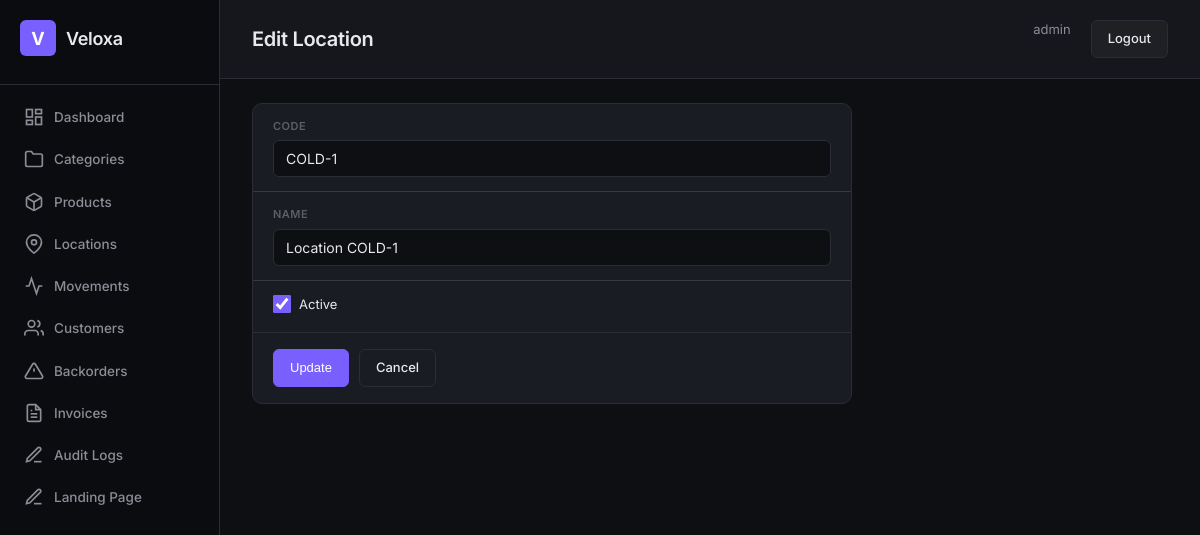
/locations/6/edit/ (signed in), run on the app's committed database.
### apps/accounts/models.py (models this page shows, shortened)
class User(AbstractUser):
    objects = TenantAwareUserManager()
    ROLE_CHOICES = [
        ("super_admin", "Super Admin"),
        ("warehouse_manager", "Warehouse Manager"),
        ("auditor", "Auditor"),
        ("viewer", "Read-Only Viewer"),
    ]
    role = models.CharField(max_length=32, choices=ROLE_CHOICES, default="viewer")
    phone = models.CharField(max_length=20, blank=True)
    tenant = models.ForeignKey(
        "tenants.Tenant", on_delete=models.CASCADE,
        null=True, blank=True, related_name="users",
    )
    class Meta:
        db_table = "accounts_user"
        verbose_name = "User"
        verbose_name_plural = "Users"

### apps/warehouse/models/location.py (models this page shows, shortened)
class Location(models.Model):
    code = models.CharField(max_length=16, unique=True, db_index=True)
    name = models.CharField(max_length=255)
    is_active = models.BooleanField(default=True)
    tenant = models.ForeignKey(
        "tenants.Tenant", on_delete=models.CASCADE,
        null=True, blank=True, related_name="%(class)s_set",
    )
    objects = TenantAwareManager()
    class Meta:
        db_table = "warehouse_location"
        ordering = ["code"]

### config/views.py (the view, shortened to what this page needs)
# urls.py: path("locations/<int:pk>/edit/", views.location_update, name="location-update"),
@login_required
def location_update(request, pk):
    location = get_object_or_404(Location, pk=pk)
    return render(request, "location_form.html", {"location": location})

### apps/accounts/models.py (called while the page is built)
    def get_queryset(self):
        from apps.tenants.utils import get_current_tenant_id
        qs = super().get_queryset()
        tenant_id = get_current_tenant_id()
        if tenant_id is not None:
            return qs.filter(tenant_id=tenant_id)
        return qs

### apps/tenants/managers.py (called while the page is built)
    def get_queryset(self):
        qs = super().get_queryset()
        tenant_id = get_current_tenant_id()
        if tenant_id is not None:
            return qs.filter(tenant_id=tenant_id)
        return qs

### apps/tenants/utils.py (called while the page is built)
def set_current_tenant(tenant):
    _thread_local.tenant = tenant

def get_current_tenant():
    return getattr(_thread_local, "tenant", None)

def get_current_tenant_id():
    tenant = get_current_tenant()
    return tenant.id if tenant else None

### templates/location_form.html (shortened to what this page needs)
{% extends 'base.html' %}{% block page_title %}{% if location %}Edit Location{% else %}New Location{% endif %}{% endblock %}
{% block content %}
<div class="card form-card"><form method="post">{% csrf_token %}
  <div class="form-group"><label class="form-label">Code</label><input class="form-control" name="code" value="{{ location.code|default:'' }}" required></div>
  <div class="form-group"><label class="form-label">Name</label><input class="form-control" name="name" value="{{ location.name|default:'' }}" required></div>
  <div class="form-check"><input type="checkbox" name="is_active" id="is_active" {% if location.is_active or not location %}checked{% endif %}><label for="is_active">Active</label></div>
  <div class="form-actions"><button type="submit" class="btn btn-primary">{% if location %}Update{% else %}Create{% endif %}</button><a href="{% url 'location-list' %}" class="btn">Cancel</a></div>
</form></div>
{% endblock %}

### templates/base.html (shortened to what this page needs)
{% load static %}
<!DOCTYPE html>
<html lang="en">
<head>
  <link rel="stylesheet" href="{% static 'css/style.css' %}">
</head>
<body>
  <div class="layout">
    <aside class="sidebar">
      <div class="sidebar-brand">
        <div class="brand-icon">V</div>
        <span class="brand-text">Veloxa</span>
      </div>
      <nav class="sidebar-nav">
        <a href="{% url 'dashboard' %}" class="nav-item {% if active == 'dashboard' %}active{% endif %}">
          <svg width="20" height="20" viewBox="0 0 24 24" fill="none" stroke="currentColor" stroke-width="2"><rect x="3" y="3" width="7" height="9"/><rect x="14" y="3" width="7" height="5"/><rect x="14" y="12" width="7" height="9"/><rect x="3" y="16" width="7" height="5"/></svg>
          Dashboard
        </a>
        <a href="{% url 'category-list' %}" class="nav-item {% if active == 'categories' %}active{% endif %}">
          <svg width="20" height="20" viewBox="0 0 24 24" fill="none" stroke="currentColor" stroke-width="2"><path d="M22 19a2 2 0 0 1-2 2H4a2 2 0 0 1-2-2V5a2 2 0 0 1 2-2h5l2 3h9a2 2 0 0 1 2 2z"/></svg>
          Categories
        </a>
        <a href="{% url 'product-list' %}" class="nav-item {% if active == 'products' %}active{% endif %}">
          Products
        </a>
        <a href="{% url 'location-list' %}" class="nav-item {% if active == 'locations' %}active{% endif %}">
          <svg width="20" height="20" viewBox="0 0 24 24" fill="none" stroke="currentColor" stroke-width="2"><path d="M21 10c0 7-9 13-9 13s-9-6-9-13a9 9 0 0 1 18 0z"/><circle cx="12" cy="10" r="3"/></svg>
          Locations
        </a>
        <a href="{% url 'movement-list' %}" class="nav-item {% if active == 'movements' %}active{% endif %}">
          <svg width="20" height="20" viewBox="0 0 24 24" fill="none" stroke="currentColor" stroke-width="2"><polyline points="22 12 18 12 15 21 9 3 6 12 2 12"/></svg>
          Movements
        </a>
        <a href="{% url 'customer-list' %}" class="nav-item {% if active == 'customers' %}active{% endif %}">
          <svg width="20" height="20" viewBox="0 0 24 24" fill="none" stroke="currentColor" stroke-width="2"><path d="M17 21v-2a4 4 0 0 0-4-4H5a4 4 0 0 0-4 4v2"/><circle cx="9" cy="7" r="4"/><path d="M23 21v-2a4 4 0 0 0-3-3.87"/><path d="M16 3.13a4 4 0 0 1 0 7.75"/></svg>
          Customers
        </a>
        <a href="{% url 'backorder-list' %}" class="nav-item {% if active == 'backorders' %}active{% endif %}">
          <svg width="20" height="20" viewBox="0 0 24 24" fill="none" stroke="currentColor" stroke-width="2"><path d="M10.29 3.86L1.82 18a2 2 0 0 0 1.71 3h16.94a2 2 0 0 0 1.71-3L13.71 3.86a2 2 0 0 0-3.42 0z"/><line x1="12" y1="9" x2="12" y2="13"/><line x1="12" y1="17" x2="12.01" y2="17"/></svg>
          Backorders
        </a>
        <a href="{% url 'invoice-list' %}" class="nav-item {% if active == 'invoices' %}active{% endif %}">
          <svg width="20" height="20" viewBox="0 0 24 24" fill="none" stroke="currentColor" stroke-width="2"><path d="M14 2H6a2 2 0 0 0-2 2v16a2 2 0 0 0 2 2h12a2 2 0 0 0 2-2V8z"/><polyline points="14 2 14 8 20 8"/><line x1="16" y1="13" x2="8" y2="13"/><line x1="16" y1="17" x2="8" y2="17"/><polyline points="10 9 9 9 8 9"/></svg>
          Invoices
        </a>
        <a href="{% url 'audit-log-list' %}" class="nav-item {% if active == 'audit' %}active{% endif %}">
          <svg width="20" height="20" viewBox="0 0 24 24" fill="none" stroke="currentColor" stroke-width="2"><path d="M12 20h9"/><path d="M16.5 3.5a2.121 2.121 0 0 1 3 3L7 19l-4 1 1-4L16.5 3.5z"/></svg>
          Audit Logs
        </a>
        <a href="{% url 'landing-manage' %}" class="nav-item {% if active == 'landing' %}active{% endif %}">
          <svg width="20" height="20" viewBox="0 0 24 24" fill="none" stroke="currentColor" stroke-width="2"><path d="M12 20h9"/><path d="M16.5 3.5a2.121 2.121 0 0 1 3 3L7 19l-4 1 1-4L16.5 3.5z"/></svg>
          Landing Page
        </a>
      </nav>
    </aside>
    <main class="main">
      <header class="topbar">
        <h1 class="page-title">{% block page_title %}Dashboard{% endblock %}</h1>
        <div class="topbar-right">
          <a href="{% url 'profile' %}" style="color:var(--text-secondary);font-size:13px;margin-right:12px;text-decoration:none">{{ request.user.username }}</a>
          <a href="{% url 'logout' %}" class="btn btn-glass">Logout</a>
        </div>
      </header>
      <div class="content">
        {% block content %}{% endblock %}
      </div>
    </main>
  </div>
</body>
</html>

### static/css/style.css (style rules this page uses)
:root { --bg-primary: #0e0f13; --bg-secondary: #15171c; --bg-card: #1a1c23; --bg-card-hover: #1f2129; --bg-sidebar: #0b0c0f; --border: #2a2d36; --border-light: #363944; --text-primary: #e8e8ed; --text-secondary: #8b8d97; --text-muted: #5c5e68; --accent: #7a5fff; --accent-hover: #6b50e8; --accent-glow: rgba(122, 95, 255, 0.15); --success: #2ed573; --warning: #ffa502; --danger: #ff4757; --info: #3b82f6; --radius: 10px; --radius-sm: 6px; --shadow: 0 2px 8px rgba(0,0,0,.3); }
* { margin: 0; padding: 0; box-sizing: border-box; }
body { font-family: "Inter", -apple-system, BlinkMacSystemFont, sans-serif; background: var(--bg-primary); color: var(--text-primary); font-size: 14px; line-height: 1.5; }
.layout { display: flex; min-height: 100vh; }
.sidebar { width: 220px; background: var(--bg-sidebar); border-right: 1px solid var(--border); padding: 0; display: flex; flex-direction: column; position: fixed; top: 0; left: 0; height: 100vh; z-index: 100; backdrop-filter: blur(12px); }
.sidebar-brand { display: flex; align-items: center; gap: 10px; padding: 20px 20px 28px; border-bottom: 1px solid var(--border); }
.brand-icon { width: 36px; height: 36px; background: var(--accent); border-radius: var(--radius-sm); display: flex; align-items: center; justify-content: center; font-weight: 700; font-size: 18px; color: #fff; }
.brand-text { font-size: 18px; font-weight: 600; letter-spacing: -.3px; }
.sidebar-nav { padding: 12px 10px; display: flex; flex-direction: column; gap: 2px; }
.nav-item { display: flex; align-items: center; gap: 10px; padding: 10px 14px; color: var(--text-secondary); text-decoration: none; border-radius: var(--radius-sm); font-size: 13.5px; font-weight: 500; transition: all .15s; }
.main { margin-left: 220px; flex: 1; padding: 0; }
.topbar { display: flex; align-items: center; justify-content: space-between; padding: 20px 32px; border-bottom: 1px solid var(--border); background: var(--bg-secondary); position: sticky; top: 0; z-index: 50; backdrop-filter: blur(8px); }
.page-title { font-size: 20px; font-weight: 600; letter-spacing: -.3px; }
.topbar-right { display: flex; gap: 8px; }
.content { padding: 24px 32px; }
.card { background: var(--bg-card); border: 1px solid var(--border); border-radius: var(--radius); overflow: hidden; }
.btn { display: inline-flex; align-items: center; gap: 6px; padding: 8px 16px; border: 1px solid var(--border); border-radius: var(--radius-sm); background: var(--bg-card); color: var(--text-primary); font-size: 13px; font-weight: 500; cursor: pointer; transition: all .15s; text-decoration: none; }
.btn-glass { background: rgba(255,255,255,.04); backdrop-filter: blur(4px); }
.form-card { max-width: 600px; }
.form-group { padding: 14px 20px; border-bottom: 1px solid var(--border-light); }
.form-label { display: block; font-size: 11px; font-weight: 600; text-transform: uppercase; letter-spacing: .5px; color: var(--text-muted); margin-bottom: 6px; }
.form-control { width: 100%; padding: 9px 12px; background: var(--bg-primary); border: 1px solid var(--border); border-radius: var(--radius-sm); color: var(--text-primary); font-size: 14px; font-family: inherit; outline: none; transition: border-color .15s; }
.form-check { display: flex; align-items: center; gap: 8px; padding: 14px 20px 18px; }
.form-check input { width: 18px; height: 18px; accent-color: var(--accent); cursor: pointer; }
.form-check label { font-size: 13px; cursor: pointer; }
.form-actions { display: flex; gap: 10px; padding: 16px 20px; border-top: 1px solid var(--border); }
.btn-primary { background: var(--accent); color: #fff; border-color: var(--accent); }

### data on the page
User: user.username "admin"
Location: code "COLD-1", name "Location COLD-1", is_active "☑"
